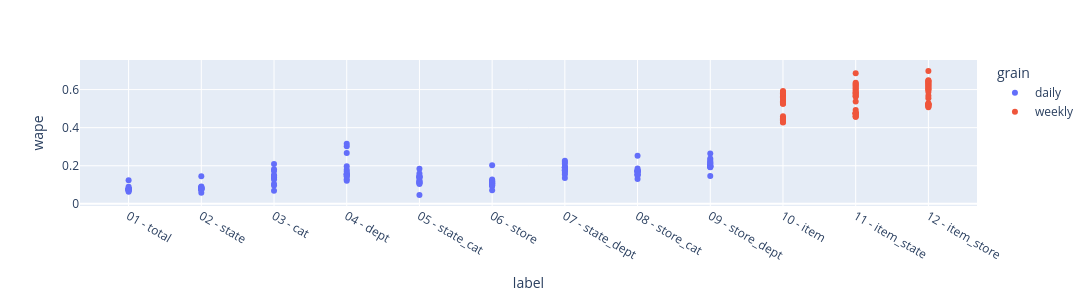

The code cell stored with this chart in its notebook:
### Code cell
fig = px.scatter(
    df_plot,
    x="label",
    y="wape",
    color="grain",  # daily / weekly
    hover_data=["horizon",'target'],
    width=1200,
    height=300
)

fig.show()

### Figure 1 — Plotly figure (JSON) as saved in the notebook; plotly's stock layout.template omitted (floating-point values rounded to 4 significant figures; data arrays with more than 128 entries replaced by an {"elided": "..."} marker saying what was removed)
{"data": [{"customdata": {"elided": "126x2 mixed values"}, "hovertemplate": "grain=daily<br>label=%{x}<br>wape=%{y}<br>horizon=%{customdata[0]}<br>target=%{customdata[1]}<extra></extra>", "legendgroup": "daily", "marker": {"color": "#636efa", "symbol": "circle"}, "mode": "markers", "name": "daily", "orientation": "v", "showlegend": true, "type": "scatter", "x": ["01 - total", "01 - total", "01 - total", "01 - total", "01 - total", "01 - total", "01 - total", "01 - total", "01 - total", "01 - total", "01 - total", "01 - total", "01 - total", "01 - total", "02 - state", "02 - state", "02 - state", "02 - state", "02 - state", "02 - state", "02 - state", "02 - state", "02 - state", "02 - state", "02 - state", "02 - state", "02 - state", "02 - state", "03 - cat", "03 - cat", "03 - cat", "03 - cat", "03 - cat", "03 - cat", "03 - cat", "03 - cat", "03 - cat", "03 - cat", "03 - cat", "03 - cat", "03 - cat", "03 - cat", "04 - dept", "04 - dept", "04 - dept", "04 - dept", "04 - dept", "04 - dept", "04 - dept", "04 - dept", "04 - dept", "04 - dept", "04 - dept", "04 - dept", "04 - dept", "04 - dept", "05 - state_cat", "05 - state_cat", "05 - state_cat", "05 - state_cat", "05 - state_cat", "05 - state_cat", "05 - state_cat", "05 - state_cat", "05 - state_cat", "05 - state_cat", "05 - state_cat", "05 - state_cat", "05 - state_cat", "05 - state_cat", "06 - store", "06 - store", "06 - store", "06 - store", "06 - store", "06 - store", "06 - store", "06 - store", "06 - store", "06 - store", "06 - store", "06 - store", "06 - store", "06 - store", "07 - state_dept", "07 - state_dept", "07 - state_dept", "07 - state_dept", "07 - state_dept", "07 - state_dept", "07 - state_dept", "07 - state_dept", "07 - state_dept", "07 - state_dept", "07 - state_dept", "07 - state_dept", "07 - state_dept", "07 - state_dept", "08 - store_cat", "08 - store_cat", "08 - store_cat", "08 - store_cat", "08 - store_cat", "08 - store_cat", "08 - store_cat", "08 - store_cat", "08 - store_cat", "08 - store_cat", "08 - store_cat", "08 - store_cat", "08 - store_cat", "08 - store_cat", "09 - store_dept", "09 - store_dept", "09 - store_dept", "09 - store_dept", "09 - store_dept", "09 - store_dept", "09 - store_dept", "09 - store_dept", "09 - store_dept", "09 - store_dept", "09 - store_dept", "09 - store_dept", "09 - store_dept", "09 - store_dept"], "xaxis": "x", "y": [0.07938, 0.08195, 0.0764, 0.07622, 0.07847, 0.08923, 0.124, 0.07486, 0.0773, 0.07603, 0.07212, 0.06866, 0.07081, 0.06407, 0.08878, 0.08123, 0.0749, 0.08345, 0.07967, 0.09085, 0.145, 0.08583, 0.08443, 0.07977, 0.08057, 0.07523, 0.07441, 0.0583, 0.1812, 0.1499, 0.1409, 0.1405, 0.1392, 0.1461, 0.1721, 0.1284, 0.1048, 0.1427, 0.09694, 0.06904, 0.2092, 0.1477, 0.1787, 0.1705, 0.1557, 0.1525, 0.1535, 0.1591, 0.1974, 0.1458, 0.1293, 0.1214, 0.1439, 0.3156, 0.3029, 0.267, 0.1595, 0.1456, 0.1376, 0.1421, 0.1365, 0.1433, 0.1846, 0.1197, 0.1219, 0.1109, 0.1101, 0.1116, 0.1041, 0.04674, 0.1055, 0.1132, 0.1163, 0.1229, 0.1189, 0.1272, 0.2029, 0.105, 0.09611, 0.1009, 0.09437, 0.1082, 0.09953, 0.07182, 0.2198, 0.2109, 0.1931, 0.192, 0.1884, 0.1907, 0.2267, 0.1729, 0.1788, 0.1617, 0.1545, 0.1751, 0.1776, 0.1361, 0.1726, 0.1721, 0.1685, 0.1728, 0.1685, 0.1759, 0.252, 0.1862, 0.1712, 0.1553, 0.1554, 0.1524, 0.1471, 0.1308, 0.199, 0.1979, 0.1919, 0.1966, 0.194, 0.1998, 0.2649, 0.2382, 0.2297, 0.205, 0.2206, 0.2113, 0.2154, 0.1459], "yaxis": "y"}, {"customdata": {"elided": "78x2 mixed values"}, "hovertemplate": "grain=weekly<br>label=%{x}<br>wape=%{y}<br>horizon=%{customdata[0]}<br>target=%{customdata[1]}<extra></extra>", "legendgroup": "weekly", "marker": {"color": "#EF553B", "symbol": "circle"}, "mode": "markers", "name": "weekly", "orientation": "v", "showlegend": true, "type": "scatter", "x": ["10 - item", "10 - item", "10 - item", "10 - item", "10 - item", "10 - item", "10 - item", "10 - item", "10 - item", "10 - item", "10 - item", "10 - item", "10 - item", "10 - item", "10 - item", "10 - item", "10 - item", "10 - item", "10 - item", "10 - item", "10 - item", "10 - item", "10 - item", "10 - item", "10 - item", "10 - item", "11 - item_state", "11 - item_state", "11 - item_state", "11 - item_state", "11 - item_state", "11 - item_state", "11 - item_state", "11 - item_state", "11 - item_state", "11 - item_state", "11 - item_state", "11 - item_state", "11 - item_state", "11 - item_state", "11 - item_state", "11 - item_state", "11 - item_state", "11 - item_state", "11 - item_state", "11 - item_state", "11 - item_state", "11 - item_state", "11 - item_state", "11 - item_state", "11 - item_state", "11 - item_state", "12 - item_store", "12 - item_store", "12 - item_store", "12 - item_store", "12 - item_store", "12 - item_store", "12 - item_store", "12 - item_store", "12 - item_store", "12 - item_store", "12 - item_store", "12 - item_store", "12 - item_store", "12 - item_store", "12 - item_store", "12 - item_store", "12 - item_store", "12 - item_store", "12 - item_store", "12 - item_store", "12 - item_store", "12 - item_store", "12 - item_store", "12 - item_store", "12 - item_store", "12 - item_store"], "xaxis": "x", "y": [0.5309, 0.5319, 0.5391, 0.5459, 0.5511, 0.5592, 0.5651, 0.5726, 0.5764, 0.5804, 0.5838, 0.5879, 0.5932, 0.4466, 0.4595, 0.5253, 0.525, 0.5836, 0.4304, 0.4485, 0.4427, 0.451, 0.4421, 0.4412, 0.4384, 0.427, 0.5643, 0.5655, 0.5722, 0.5787, 0.5851, 0.5926, 0.5993, 0.6064, 0.6131, 0.6201, 0.6256, 0.631, 0.636, 0.4931, 0.48, 0.5375, 0.5824, 0.6862, 0.4569, 0.4756, 0.4619, 0.4574, 0.4757, 0.4743, 0.473, 0.4722, 0.5979, 0.6007, 0.6057, 0.6107, 0.6166, 0.6216, 0.6257, 0.6304, 0.6347, 0.6393, 0.6426, 0.6458, 0.6489, 0.5548, 0.5244, 0.5674, 0.587, 0.6973, 0.5075, 0.521, 0.5154, 0.5114, 0.5279, 0.5225, 0.5236, 0.5196], "yaxis": "y"}], "layout": {"height": 300, "legend": {"title": {"text": "grain"}, "tracegroupgap": 0}, "margin": {"t": 60}, "width": 1200, "xaxis": {"anchor": "y", "domain": [0, 1], "title": {"text": "label"}}, "yaxis": {"anchor": "x", "domain": [0, 1], "title": {"text": "wape"}}}}
